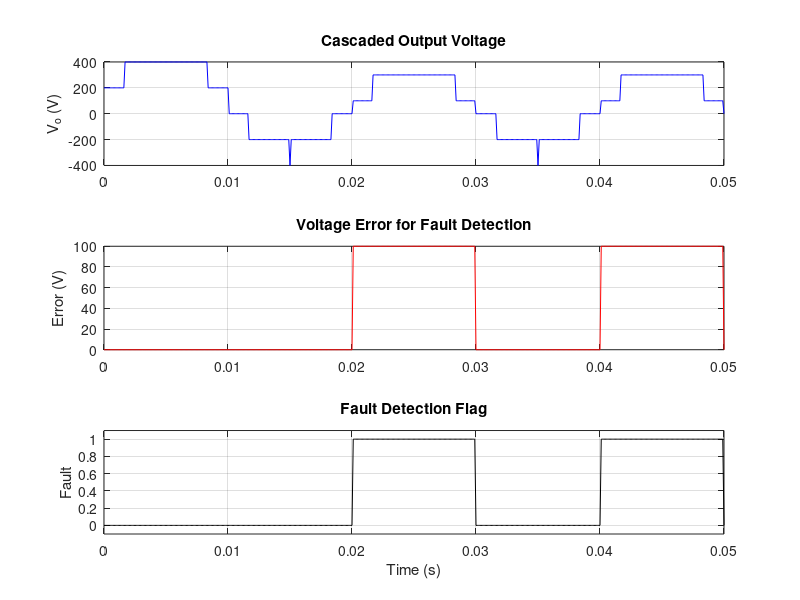

The MATLAB script that drew this image:
clc;
clear;
close all;

% Simulation Parameters
Vdc = 100;                 % DC voltage per H-Bridge
fs = 10e3;                 % Switching frequency (Hz)
Ts = 1/fs;                 % Time step
t_final = 0.05;            % Simulation time
t = 0:Ts:t_final;          % Time vector

% Carrier and Modulating Signal
fc = fs;                   % Carrier frequency
fm = 50;                   % Modulating frequency
Am = 1;                    % Amplitude of modulating signal
Ac = 1;                    % Amplitude of carrier signal

% Generate carriers for 5-level (4 carriers)
carrier = zeros(4, length(t));
for i = 1:4
    carrier(i,:) = Ac * sawtooth(2*pi*fc*t, 0.5) + (i-1)*0.5;  % Level-shifted carriers
end

% Modulating signal (sinusoidal)
mod_signal = Am * sin(2*pi*fm*t);

% LS-PWM comparison
gates = zeros(4, length(t));
for i = 1:4
    gates(i,:) = mod_signal >= carrier(i,:);
end

% Define H-Bridge outputs
S1 = gates(1,:);   S2 = ~gates(1,:);
S3 = gates(2,:);   S4 = ~gates(2,:);
S5 = gates(3,:);   S6 = ~gates(3,:);
S7 = gates(4,:);   S8 = ~gates(4,:);

% OC Fault Injection (e.g., S5 fails at 0.02s)
fault_time = 0.02;
S5(t >= fault_time) = 0;  % Open-circuit fault in S5

% Output voltage from each H-bridge
vo1 = Vdc*(S1 - S2);   % H-Bridge 1
vo2 = Vdc*(S3 - S4);   % H-Bridge 2
vo3 = Vdc*(S5 - S6);   % H-Bridge 3 (Faulty)
vo4 = Vdc*(S7 - S8);   % H-Bridge 4

% Cascaded output voltage
vo_total = vo1 + vo2 + vo3 + vo4;

% Fault detection logic (Deviation check)
expected_vo = vo1 + vo2 + Vdc*(gates(3,:) - ~gates(3,:)) + vo4;
error = abs(vo_total - expected_vo);
fault_detected = error > 0.1*Vdc;

% Plot results
figure;
subplot(3,1,1);
plot(t, vo_total, 'b'); title('Cascaded Output Voltage'); ylabel('V_o (V)');
grid on;

subplot(3,1,2);
plot(t, error, 'r'); title('Voltage Error for Fault Detection'); ylabel('Error (V)');
grid on;

subplot(3,1,3);
plot(t, fault_detected, 'k'); title('Fault Detection Flag'); xlabel('Time (s)');
ylim([-0.1 1.1]); ylabel('Fault');
grid on;
